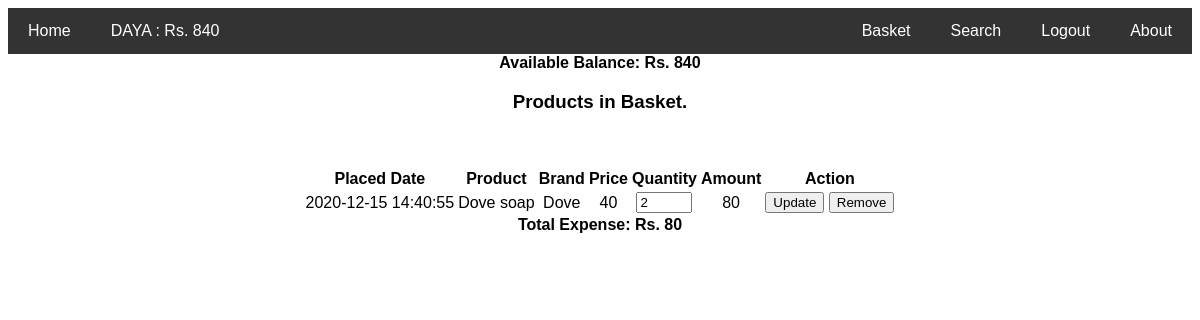
The page /index.php?basket (signed in) on the database its author committed.
### tables this page shows
CREATE TABLE `basket` (
  `customer_id` int(11) NOT NULL,
  `product_id` int(11) NOT NULL,
  `quantity` int(11) NOT NULL,
  `placed_date` timestamp NOT NULL DEFAULT current_timestamp(),
  `seller_id` int(11) NOT NULL
);

CREATE TABLE `product` (
  `product_id` int(11) NOT NULL,
  `product_name` varchar(255) NOT NULL,
  `brand` varchar(255) NOT NULL,
  `availability` tinyint(1) NOT NULL,
  `category_id` int(11) NOT NULL,
  `price` double NOT NULL
);

### essential/queryrunner.php (called while the page is built, shortened)
<?php
function runQuery($query){
    $con = connectToDB();
    $retval = mysqli_query($con, $query);
    return $retval;
}
?>

### essential/basket.php (called while the page is built, shortened)
<?php
include_once('queryrunner.php');
    function getCustomerBasket($customerId){
        $sql = "SELECT * FROM `basket` inner join `product` WHERE customer_id = $customerId and basket.product_id = product.product_id";
        $res = runQuery($sql);
        if($res){
            return mysqli_fetch_all($res, MYSQLI_ASSOC);
        }
    }
?>

### basketmodule.php (the view, shortened to what this page needs)
<?php
require_once('essential/basket.php');
$customerId = $_SESSION['c_id'];
echo "<div class='centre'>";
echo "<div><b>Available Balance: Rs. ".$_SESSION['c_balance']."</b></div>";
$productsInBasket = getCustomerBasket($customerId);
$noOfProducts = sizeof($productsInBasket);
    if($noOfProducts>0){
        echo "<h3>Products in Basket.</h3></br>";
        $total_expense = 0;
        echo "<table id='baskettble' class='centre-table'>
            <tr>
                <th>Placed Date</th>
                <th>Product</th>
                <th>Brand</th>
                <th>Price</th>
                <th>Quantity</th>
                <th>Amount</th>
                <th>Action</th>
            </tr> ";
        for($i = 0; $i< $noOfProducts; $i++){
            $pid = $productsInBasket[$i]['product_id'];
            $pname = $productsInBasket[$i]['product_name'];
            $brand = $productsInBasket[$i]['brand'];
            $price = $productsInBasket[$i]['price'];
            $availability = $productsInBasket[$i]['availability'];
            $placed_date = $productsInBasket[$i]['placed_date'];
            $quantity = $productsInBasket[$i]['quantity'];
            $amount = $quantity * $price;
            $total_expense += $amount;
           $maxQty = min($availability+$quantity, 10);
           echo "
           <tr>
            <form  method='POST' action='basketmodule.php'>
            <td>$placed_date</td>
            <td>$pname</td>
            <td>$brand</td>
            <td>$price</td>
            <td><input type='number' min='1' max='$maxQty' name='qty' value='$quantity'/> </td>
            <td>$amount</td>
            <td><input type = 'hidden' name='pid' value = '$pid' />
            <input type = 'submit' name='updateQty' value= 'Update'/>
            <input type = 'submit' name = 'removeproduct' value='Remove'/></td>
            </form></tr>
            ";
        }
        echo "</table>";
        echo "<b>Total Expense: Rs. $total_expense</b></br>";
    }else{
        echo "<h3>Basket is empty</h3>";
    }
    echo "</div>";
?>

### style/style.css (style rules this page uses)
body { font-family: Arial, Helvetica, sans-serif; }
.centre-table { margin-left: auto; margin-right: auto; }
.centre { text-align: center; }

### rows shown on the page
basket: placed_date "2020-12-15 14:40:55", product.product_name "Dove soap", product.brand "Dove", product.price "40", qty "2", quantity.price "80"

### other values the page prints
$uname "DAYA"
$blc "840"
$_SESSION['c_balance'] "840"
$total_expense "80"
